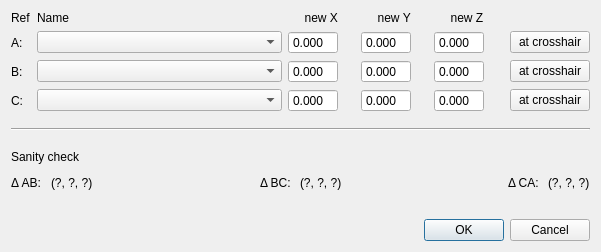
<?xml version="1.0" encoding="UTF-8"?>
<ui version="4.0">
 <class>reorient_roi_Dialog</class>
 <widget class="QDialog" name="reorient_roi_Dialog">
  <property name="geometry">
   <rect>
    <x>0</x>
    <y>0</y>
    <width>601</width>
    <height>252</height>
   </rect>
  </property>
  <property name="windowTitle">
   <string>Reorient ROI</string>
  </property>
  <property name="modal">
   <bool>false</bool>
  </property>
  <layout class="QVBoxLayout" name="verticalLayout">
   <item>
    <layout class="QGridLayout" name="gridLayout">
     <item row="0" column="0">
      <widget class="QLabel" name="label_2">
       <property name="text">
        <string>Ref</string>
       </property>
      </widget>
     </item>
     <item row="0" column="1">
      <widget class="QLabel" name="label">
       <property name="text">
        <string>Name</string>
       </property>
      </widget>
     </item>
     <item row="0" column="2">
      <widget class="QLabel" name="label_6">
       <property name="text">
        <string>     new X     </string>
       </property>
      </widget>
     </item>
     <item row="0" column="3">
      <widget class="QLabel" name="label_7">
       <property name="text">
        <string>     new Y     </string>
       </property>
      </widget>
     </item>
     <item row="0" column="4">
      <widget class="QLabel" name="label_8">
       <property name="text">
        <string>     new Z      </string>
       </property>
      </widget>
     </item>
     <item row="1" column="0">
      <widget class="QLabel" name="label_3">
       <property name="text">
        <string>A:</string>
       </property>
      </widget>
     </item>
     <item row="1" column="1">
      <widget class="QComboBox" name="ref_a_poi_ComboBox">
       <property name="sizePolicy">
        <sizepolicy hsizetype="Expanding" vsizetype="Fixed">
         <horstretch>0</horstretch>
         <verstretch>0</verstretch>
        </sizepolicy>
       </property>
       <property name="editable">
        <bool>false</bool>
       </property>
       <property name="insertPolicy">
        <enum>QComboBox::InsertAlphabetically</enum>
       </property>
      </widget>
     </item>
     <item row="1" column="2">
      <widget class="ScienDSpinBox" name="ref_a_x_pos_DoubleSpinBox">
       <property name="enabled">
        <bool>true</bool>
       </property>
       <property name="maximumSize">
        <size>
         <width>50</width>
         <height>16777215</height>
        </size>
       </property>
       <property name="readOnly">
        <bool>false</bool>
       </property>
       <property name="buttonSymbols">
        <enum>QAbstractSpinBox::NoButtons</enum>
       </property>
       <property name="decimals">
        <number>3</number>
       </property>
       <property name="maximum">
        <double>200.000000000000000</double>
       </property>
      </widget>
     </item>
     <item row="1" column="3">
      <widget class="ScienDSpinBox" name="ref_a_y_pos_DoubleSpinBox">
       <property name="enabled">
        <bool>true</bool>
       </property>
       <property name="maximumSize">
        <size>
         <width>50</width>
         <height>16777215</height>
        </size>
       </property>
       <property name="readOnly">
        <bool>false</bool>
       </property>
       <property name="buttonSymbols">
        <enum>QAbstractSpinBox::NoButtons</enum>
       </property>
       <property name="decimals">
        <number>3</number>
       </property>
       <property name="maximum">
        <double>200.000000000000000</double>
       </property>
      </widget>
     </item>
     <item row="1" column="4">
      <widget class="ScienDSpinBox" name="ref_a_z_pos_DoubleSpinBox">
       <property name="enabled">
        <bool>true</bool>
       </property>
       <property name="maximumSize">
        <size>
         <width>50</width>
         <height>16777215</height>
        </size>
       </property>
       <property name="readOnly">
        <bool>false</bool>
       </property>
       <property name="buttonSymbols">
        <enum>QAbstractSpinBox::NoButtons</enum>
       </property>
       <property name="decimals">
        <number>3</number>
       </property>
       <property name="minimum">
        <double>-200.000000000000000</double>
       </property>
       <property name="maximum">
        <double>200.000000000000000</double>
       </property>
      </widget>
     </item>
     <item row="1" column="5">
      <widget class="QPushButton" name="ref_a_at_crosshair_PushButton">
       <property name="text">
        <string>at crosshair</string>
       </property>
      </widget>
     </item>
     <item row="2" column="0">
      <widget class="QLabel" name="label_4">
       <property name="text">
        <string>B:</string>
       </property>
      </widget>
     </item>
     <item row="2" column="1">
      <widget class="QComboBox" name="ref_b_poi_ComboBox">
       <property name="sizePolicy">
        <sizepolicy hsizetype="Expanding" vsizetype="Fixed">
         <horstretch>0</horstretch>
         <verstretch>0</verstretch>
        </sizepolicy>
       </property>
       <property name="editable">
        <bool>false</bool>
       </property>
       <property name="insertPolicy">
        <enum>QComboBox::InsertAlphabetically</enum>
       </property>
      </widget>
     </item>
     <item row="2" column="2">
      <widget class="ScienDSpinBox" name="ref_b_x_pos_DoubleSpinBox">
       <property name="enabled">
        <bool>true</bool>
       </property>
       <property name="maximumSize">
        <size>
         <width>50</width>
         <height>16777215</height>
        </size>
       </property>
       <property name="readOnly">
        <bool>false</bool>
       </property>
       <property name="buttonSymbols">
        <enum>QAbstractSpinBox::NoButtons</enum>
       </property>
       <property name="decimals">
        <number>3</number>
       </property>
       <property name="maximum">
        <double>200.000000000000000</double>
       </property>
      </widget>
     </item>
     <item row="2" column="3">
      <widget class="ScienDSpinBox" name="ref_b_y_pos_DoubleSpinBox">
       <property name="enabled">
        <bool>true</bool>
       </property>
       <property name="maximumSize">
        <size>
         <width>50</width>
         <height>16777215</height>
        </size>
       </property>
       <property name="readOnly">
        <bool>false</bool>
       </property>
       <property name="buttonSymbols">
        <enum>QAbstractSpinBox::NoButtons</enum>
       </property>
       <property name="decimals">
        <number>3</number>
       </property>
       <property name="maximum">
        <double>200.000000000000000</double>
       </property>
      </widget>
     </item>
     <item row="2" column="4">
      <widget class="ScienDSpinBox" name="ref_b_z_pos_DoubleSpinBox">
       <property name="enabled">
        <bool>true</bool>
       </property>
       <property name="maximumSize">
        <size>
         <width>50</width>
         <height>16777215</height>
        </size>
       </property>
       <property name="readOnly">
        <bool>false</bool>
       </property>
       <property name="buttonSymbols">
        <enum>QAbstractSpinBox::NoButtons</enum>
       </property>
       <property name="decimals">
        <number>3</number>
       </property>
       <property name="minimum">
        <double>-200.000000000000000</double>
       </property>
       <property name="maximum">
        <double>200.000000000000000</double>
       </property>
      </widget>
     </item>
     <item row="2" column="5">
      <widget class="QPushButton" name="ref_b_at_crosshair_PushButton">
       <property name="text">
        <string>at crosshair</string>
       </property>
      </widget>
     </item>
     <item row="3" column="0">
      <widget class="QLabel" name="label_5">
       <property name="text">
        <string>C:</string>
       </property>
      </widget>
     </item>
     <item row="3" column="1">
      <widget class="QComboBox" name="ref_c_poi_ComboBox">
       <property name="sizePolicy">
        <sizepolicy hsizetype="Expanding" vsizetype="Fixed">
         <horstretch>0</horstretch>
         <verstretch>0</verstretch>
        </sizepolicy>
       </property>
       <property name="editable">
        <bool>false</bool>
       </property>
       <property name="insertPolicy">
        <enum>QComboBox::InsertAlphabetically</enum>
       </property>
      </widget>
     </item>
     <item row="3" column="2">
      <widget class="ScienDSpinBox" name="ref_c_x_pos_DoubleSpinBox">
       <property name="enabled">
        <bool>true</bool>
       </property>
       <property name="maximumSize">
        <size>
         <width>50</width>
         <height>16777215</height>
        </size>
       </property>
       <property name="readOnly">
        <bool>false</bool>
       </property>
       <property name="buttonSymbols">
        <enum>QAbstractSpinBox::NoButtons</enum>
       </property>
       <property name="decimals">
        <number>3</number>
       </property>
       <property name="maximum">
        <double>200.000000000000000</double>
       </property>
      </widget>
     </item>
     <item row="3" column="3">
      <widget class="ScienDSpinBox" name="ref_c_y_pos_DoubleSpinBox">
       <property name="enabled">
        <bool>true</bool>
       </property>
       <property name="maximumSize">
        <size>
         <width>50</width>
         <height>16777215</height>
        </size>
       </property>
       <property name="readOnly">
        <bool>false</bool>
       </property>
       <property name="buttonSymbols">
        <enum>QAbstractSpinBox::NoButtons</enum>
       </property>
       <property name="decimals">
        <number>3</number>
       </property>
       <property name="maximum">
        <double>200.000000000000000</double>
       </property>
      </widget>
     </item>
     <item row="3" column="4">
      <widget class="ScienDSpinBox" name="ref_c_z_pos_DoubleSpinBox">
       <property name="enabled">
        <bool>true</bool>
       </property>
       <property name="maximumSize">
        <size>
         <width>50</width>
         <height>16777215</height>
        </size>
       </property>
       <property name="readOnly">
        <bool>false</bool>
       </property>
       <property name="buttonSymbols">
        <enum>QAbstractSpinBox::NoButtons</enum>
       </property>
       <property name="decimals">
        <number>3</number>
       </property>
       <property name="minimum">
        <double>-200.000000000000000</double>
       </property>
       <property name="maximum">
        <double>200.000000000000000</double>
       </property>
      </widget>
     </item>
     <item row="3" column="5">
      <widget class="QPushButton" name="ref_c_at_crosshair_PushButton">
       <property name="text">
        <string>at crosshair</string>
       </property>
      </widget>
     </item>
    </layout>
   </item>
   <item>
    <spacer name="verticalSpacer_3">
     <property name="orientation">
      <enum>Qt::Vertical</enum>
     </property>
     <property name="sizeType">
      <enum>QSizePolicy::Fixed</enum>
     </property>
     <property name="sizeHint" stdset="0">
      <size>
       <width>20</width>
       <height>10</height>
      </size>
     </property>
    </spacer>
   </item>
   <item>
    <widget class="Line" name="line">
     <property name="orientation">
      <enum>Qt::Horizontal</enum>
     </property>
    </widget>
   </item>
   <item>
    <spacer name="verticalSpacer_2">
     <property name="orientation">
      <enum>Qt::Vertical</enum>
     </property>
     <property name="sizeType">
      <enum>QSizePolicy::Fixed</enum>
     </property>
     <property name="sizeHint" stdset="0">
      <size>
       <width>20</width>
       <height>10</height>
      </size>
     </property>
    </spacer>
   </item>
   <item>
    <layout class="QHBoxLayout" name="horizontalLayout_2">
     <item>
      <widget class="QLabel" name="label_9">
       <property name="text">
        <string>Sanity check</string>
       </property>
      </widget>
     </item>
     <item>
      <spacer name="horizontalSpacer_3">
       <property name="orientation">
        <enum>Qt::Horizontal</enum>
       </property>
       <property name="sizeHint" stdset="0">
        <size>
         <width>40</width>
         <height>20</height>
        </size>
       </property>
      </spacer>
     </item>
    </layout>
   </item>
   <item>
    <layout class="QHBoxLayout" name="horizontalLayout">
     <item>
      <widget class="QLabel" name="label_10">
       <property name="text">
        <string>Δ AB: </string>
       </property>
      </widget>
     </item>
     <item>
      <widget class="QLabel" name="length_difference_ab_Label">
       <property name="toolTip">
        <string>This text is selectable.  Copy and paste into labnotes.</string>
       </property>
       <property name="text">
        <string>(?, ?, ?)</string>
       </property>
       <property name="textInteractionFlags">
        <set>Qt::LinksAccessibleByMouse|Qt::TextSelectableByKeyboard|Qt::TextSelectableByMouse</set>
       </property>
      </widget>
     </item>
     <item>
      <spacer name="horizontalSpacer">
       <property name="orientation">
        <enum>Qt::Horizontal</enum>
       </property>
       <property name="sizeHint" stdset="0">
        <size>
         <width>40</width>
         <height>20</height>
        </size>
       </property>
      </spacer>
     </item>
     <item>
      <widget class="QLabel" name="label_11">
       <property name="text">
        <string>Δ BC: </string>
       </property>
      </widget>
     </item>
     <item>
      <widget class="QLabel" name="length_difference_bc_Label">
       <property name="toolTip">
        <string>This text is selectable.  Copy and paste into labnotes.</string>
       </property>
       <property name="text">
        <string>(?, ?, ?)</string>
       </property>
       <property name="textInteractionFlags">
        <set>Qt::LinksAccessibleByMouse|Qt::TextSelectableByKeyboard|Qt::TextSelectableByMouse</set>
       </property>
      </widget>
     </item>
     <item>
      <spacer name="horizontalSpacer_2">
       <property name="orientation">
        <enum>Qt::Horizontal</enum>
       </property>
       <property name="sizeHint" stdset="0">
        <size>
         <width>40</width>
         <height>20</height>
        </size>
       </property>
      </spacer>
     </item>
     <item>
      <widget class="QLabel" name="label_12">
       <property name="text">
        <string>Δ CA: </string>
       </property>
      </widget>
     </item>
     <item>
      <widget class="QLabel" name="length_difference_ca_Label">
       <property name="toolTip">
        <string>This text is selectable.  Copy and paste into labnotes.</string>
       </property>
       <property name="text">
        <string>(?, ?, ?)</string>
       </property>
       <property name="textInteractionFlags">
        <set>Qt::LinksAccessibleByMouse|Qt::TextSelectableByKeyboard|Qt::TextSelectableByMouse</set>
       </property>
      </widget>
     </item>
    </layout>
   </item>
   <item>
    <spacer name="verticalSpacer">
     <property name="orientation">
      <enum>Qt::Vertical</enum>
     </property>
     <property name="sizeHint" stdset="0">
      <size>
       <width>20</width>
       <height>10</height>
      </size>
     </property>
    </spacer>
   </item>
   <item>
    <widget class="QDialogButtonBox" name="buttonBox">
     <property name="orientation">
      <enum>Qt::Horizontal</enum>
     </property>
     <property name="standardButtons">
      <set>QDialogButtonBox::Cancel|QDialogButtonBox::Ok</set>
     </property>
    </widget>
   </item>
  </layout>
 </widget>
 <customwidgets>
  <customwidget>
   <class>ScienDSpinBox</class>
   <extends>QDoubleSpinBox</extends>
   <header>qtwidgets.scientific_spinbox.h</header>
  </customwidget>
 </customwidgets>
 <resources/>
 <connections>
  <connection>
   <sender>buttonBox</sender>
   <signal>accepted()</signal>
   <receiver>reorient_roi_Dialog</receiver>
   <slot>accept()</slot>
   <hints>
    <hint type="sourcelabel">
     <x>248</x>
     <y>254</y>
    </hint>
    <hint type="destinationlabel">
     <x>157</x>
     <y>274</y>
    </hint>
   </hints>
  </connection>
  <connection>
   <sender>buttonBox</sender>
   <signal>rejected()</signal>
   <receiver>reorient_roi_Dialog</receiver>
   <slot>reject()</slot>
   <hints>
    <hint type="sourcelabel">
     <x>316</x>
     <y>260</y>
    </hint>
    <hint type="destinationlabel">
     <x>286</x>
     <y>274</y>
    </hint>
   </hints>
  </connection>
 </connections>
</ui>
